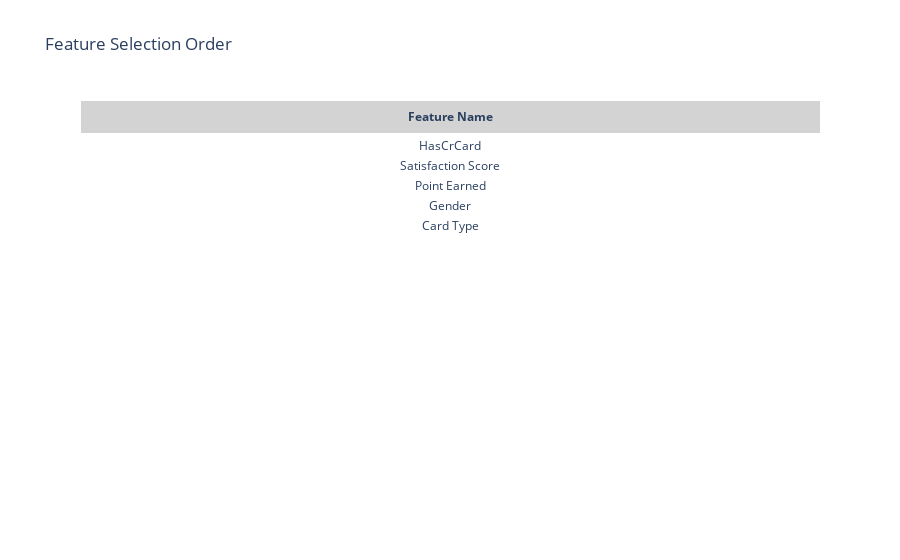

This figure's notebook cell:
### Code cell
table = go.Figure(data=[go.Table(
    header=dict(values=["<b>Feature Name</b>"],
                fill_color='lightgrey',
                align='center'),
    cells=dict(values=[[feature_names[i] for i in all_features]],
               fill_color='white',
               align='center')
)])


table.update_layout(title="Feature Selection Order")
table.show()

### Figure 1 — Plotly figure (JSON) as saved in the notebook; plotly's stock layout.template omitted (floating-point values rounded to 4 significant figures)
{"data": [{"cells": {"align": "center", "fill": {"color": "white"}, "values": [["HasCrCard", "Satisfaction Score", "Point Earned", "Gender", "Card Type"]]}, "header": {"align": "center", "fill": {"color": "lightgrey"}, "values": ["<b>Feature Name</b>"]}, "type": "table"}], "layout": {"title": {"text": "Feature Selection Order"}}}
